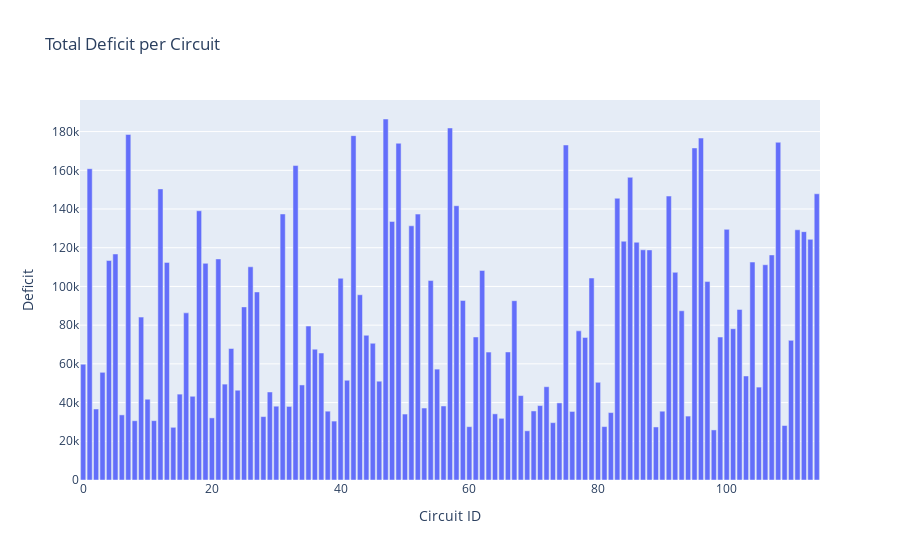
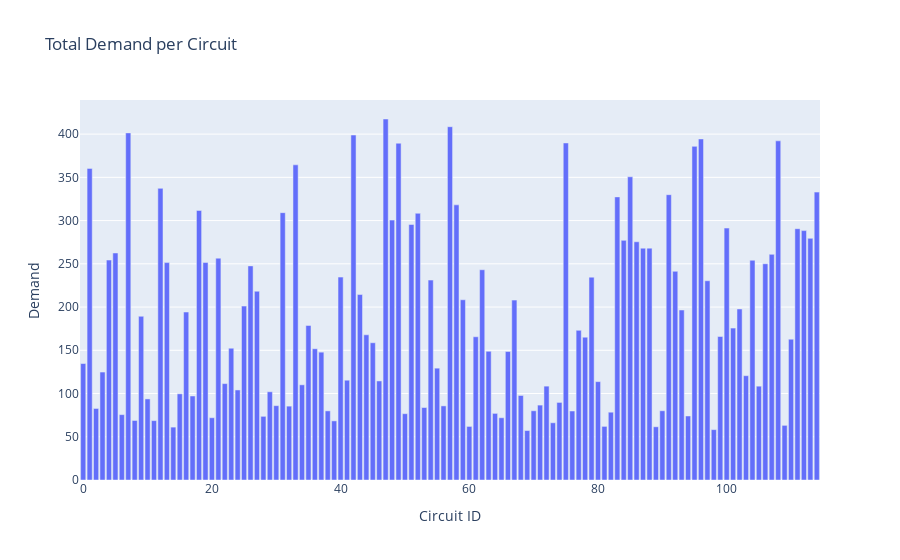

The code cell stored with these charts, in order, in its notebook:
### Code cell
# Plotting the total deficit and demand per circuit. Due to the implemented blackout strategy, these data are directly proportional.

total_deficit_by_circuit = [x.total_deficit for x in circuits_result]
demand_by_circuit = [sum(x.demand) / len(x.demand) for x in circuits_result]
x = list(range(len(total_deficit_by_circuit)))

fig = go.Figure()
fig.add_trace(
    go.Bar(
        x=x,
        y=total_deficit_by_circuit,
    )
)

fig.update_layout(
    title="Total Deficit per Circuit",
    xaxis_title="Circuit ID",
    yaxis_title="Deficit",
)

fig.show()

fig = go.Figure()

fig.add_trace(go.Bar(x=x, y=demand_by_circuit))
fig.update_layout(
    title="Total Demand per Circuit",
    xaxis_title="Circuit ID",
    yaxis_title="Demand",
)

fig.show()
